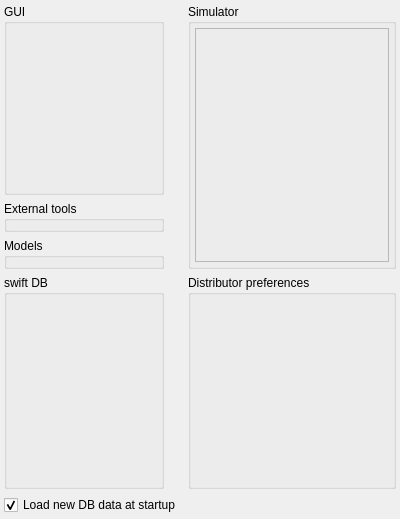
<?xml version="1.0" encoding="UTF-8"?>
<ui version="4.0">
 <class>CDataSettingsComponent</class>
 <widget class="QFrame" name="CDataSettingsComponent">
  <property name="geometry">
   <rect>
    <x>0</x>
    <y>0</y>
    <width>400</width>
    <height>519</height>
   </rect>
  </property>
  <property name="minimumSize">
   <size>
    <width>400</width>
    <height>0</height>
   </size>
  </property>
  <property name="windowTitle">
   <string>Settings</string>
  </property>
  <layout class="QGridLayout" name="gl_DataSettingsComponent">
   <property name="leftMargin">
    <number>4</number>
   </property>
   <property name="topMargin">
    <number>4</number>
   </property>
   <property name="rightMargin">
    <number>4</number>
   </property>
   <property name="bottomMargin">
    <number>4</number>
   </property>
   <item row="3" column="4">
    <widget class="QGroupBox" name="gb_DistributorPreferences">
     <property name="sizePolicy">
      <sizepolicy hsizetype="Expanding" vsizetype="Expanding">
       <horstretch>0</horstretch>
       <verstretch>0</verstretch>
      </sizepolicy>
     </property>
     <property name="minimumSize">
      <size>
       <width>0</width>
       <height>200</height>
      </size>
     </property>
     <property name="title">
      <string>Distributor preferences</string>
     </property>
     <layout class="QVBoxLayout" name="vl_DistributorPreferencesGroupBox">
      <property name="leftMargin">
       <number>4</number>
      </property>
      <property name="topMargin">
       <number>4</number>
      </property>
      <property name="rightMargin">
       <number>4</number>
      </property>
      <property name="bottomMargin">
       <number>4</number>
      </property>
      <item>
       <widget class="swift::gui::components::CDistributorPreferencesComponent" name="comp_DistributorPreferences">
        <property name="sizePolicy">
         <sizepolicy hsizetype="Expanding" vsizetype="Expanding">
          <horstretch>0</horstretch>
          <verstretch>0</verstretch>
         </sizepolicy>
        </property>
       </widget>
      </item>
     </layout>
    </widget>
   </item>
   <item row="2" column="0">
    <widget class="QGroupBox" name="gb_Models">
     <property name="title">
      <string>Models</string>
     </property>
     <layout class="QVBoxLayout" name="vl_ModelSettings">
      <property name="leftMargin">
       <number>3</number>
      </property>
      <property name="topMargin">
       <number>3</number>
      </property>
      <property name="rightMargin">
       <number>3</number>
      </property>
      <property name="bottomMargin">
       <number>3</number>
      </property>
      <item>
       <widget class="swift::gui::components::CSettingsModelComponent" name="comp_ModelSettings"/>
      </item>
     </layout>
    </widget>
   </item>
   <item row="0" column="0">
    <widget class="QGroupBox" name="gb_GuiSettings">
     <property name="minimumSize">
      <size>
       <width>160</width>
       <height>160</height>
      </size>
     </property>
     <property name="title">
      <string>GUI</string>
     </property>
     <layout class="QVBoxLayout" name="vl_GuiSettings">
      <property name="leftMargin">
       <number>4</number>
      </property>
      <property name="topMargin">
       <number>4</number>
      </property>
      <property name="rightMargin">
       <number>4</number>
      </property>
      <property name="bottomMargin">
       <number>4</number>
      </property>
      <item>
       <widget class="swift::gui::components::CSettingsGuiComponent" name="comp_GuiSettings">
        <property name="minimumSize">
         <size>
          <width>0</width>
          <height>150</height>
         </size>
        </property>
       </widget>
      </item>
      <item>
       <spacer name="vs_GuiSetup">
        <property name="orientation">
         <enum>Qt::Vertical</enum>
        </property>
        <property name="sizeHint" stdset="0">
         <size>
          <width>20</width>
          <height>10</height>
         </size>
        </property>
       </spacer>
      </item>
     </layout>
    </widget>
   </item>
   <item row="3" column="0">
    <widget class="QGroupBox" name="gb_SwiftDb">
     <property name="title">
      <string>swift DB</string>
     </property>
     <layout class="QGridLayout" name="gl_SwiftDB">
      <property name="leftMargin">
       <number>3</number>
      </property>
      <property name="topMargin">
       <number>3</number>
      </property>
      <property name="rightMargin">
       <number>3</number>
      </property>
      <property name="bottomMargin">
       <number>3</number>
      </property>
      <property name="spacing">
       <number>4</number>
      </property>
      <item row="1" column="0">
       <spacer name="vs_SwiftDb">
        <property name="orientation">
         <enum>Qt::Vertical</enum>
        </property>
        <property name="sizeHint" stdset="0">
         <size>
          <width>20</width>
          <height>10</height>
         </size>
        </property>
       </spacer>
      </item>
      <item row="0" column="0">
       <widget class="swift::gui::components::CDbLoginComponent" name="comp_LoginComponent">
        <property name="minimumSize">
         <size>
          <width>0</width>
          <height>175</height>
         </size>
        </property>
       </widget>
      </item>
     </layout>
    </widget>
   </item>
   <item row="0" column="4" rowspan="3">
    <widget class="QGroupBox" name="gb_Simulator">
     <property name="title">
      <string>Simulator</string>
     </property>
     <layout class="QVBoxLayout" name="vl_Simulator">
      <property name="leftMargin">
       <number>4</number>
      </property>
      <property name="topMargin">
       <number>4</number>
      </property>
      <property name="rightMargin">
       <number>4</number>
      </property>
      <property name="bottomMargin">
       <number>4</number>
      </property>
      <item>
       <widget class="swift::gui::components::CSettingsSimulatorBasicsComponent" name="comp_SimulatorComponent">
        <property name="frameShape">
         <enum>QFrame::StyledPanel</enum>
        </property>
        <property name="frameShadow">
         <enum>QFrame::Raised</enum>
        </property>
       </widget>
      </item>
     </layout>
    </widget>
   </item>
   <item row="1" column="0">
    <widget class="QGroupBox" name="gb_ExternalTools">
     <property name="title">
      <string>External tools</string>
     </property>
     <layout class="QVBoxLayout" name="vl_ExternalTools">
      <property name="leftMargin">
       <number>3</number>
      </property>
      <property name="topMargin">
       <number>3</number>
      </property>
      <property name="rightMargin">
       <number>3</number>
      </property>
      <property name="bottomMargin">
       <number>3</number>
      </property>
      <item>
       <widget class="swift::gui::components::CModelConverterXSetupComponent" name="comp_ModelConverterX"/>
      </item>
     </layout>
    </widget>
   </item>
   <item row="4" column="0" colspan="5">
    <widget class="QCheckBox" name="cb_LoadDbDataAtStartup">
     <property name="checked">
      <bool>true</bool>
     </property>
     <property name="text">
      <string>Load new DB data at startup</string>
     </property>
    </widget>
   </item>
  </layout>
 </widget>
 <customwidgets>
  <customwidget>
   <class>swift::gui::components::CDbLoginComponent</class>
   <extends>QFrame</extends>
   <header>gui/components/dblogincomponent.h</header>
   <container>1</container>
  </customwidget>
  <customwidget>
   <class>swift::gui::components::CDistributorPreferencesComponent</class>
   <extends>QFrame</extends>
   <header>gui/components/distributorpreferencescomponent.h</header>
   <container>1</container>
  </customwidget>
  <customwidget>
   <class>swift::gui::components::CSettingsSimulatorBasicsComponent</class>
   <extends>QFrame</extends>
   <header>gui/components/settingssimulatorbasicscomponent.h</header>
   <container>1</container>
  </customwidget>
  <customwidget>
   <class>swift::gui::components::CSettingsGuiComponent</class>
   <extends>QFrame</extends>
   <header>gui/components/settingsguicomponent.h</header>
   <container>1</container>
  </customwidget>
  <customwidget>
   <class>swift::gui::components::CSettingsModelComponent</class>
   <extends>QFrame</extends>
   <header>gui/components/settingsmodelcomponent.h</header>
   <container>1</container>
  </customwidget>
  <customwidget>
   <class>swift::gui::components::CModelConverterXSetupComponent</class>
   <extends>QFrame</extends>
   <header>gui/components/modelconverterxsetupcomponent.h</header>
   <container>1</container>
  </customwidget>
 </customwidgets>
 <resources/>
 <connections/>
</ui>
